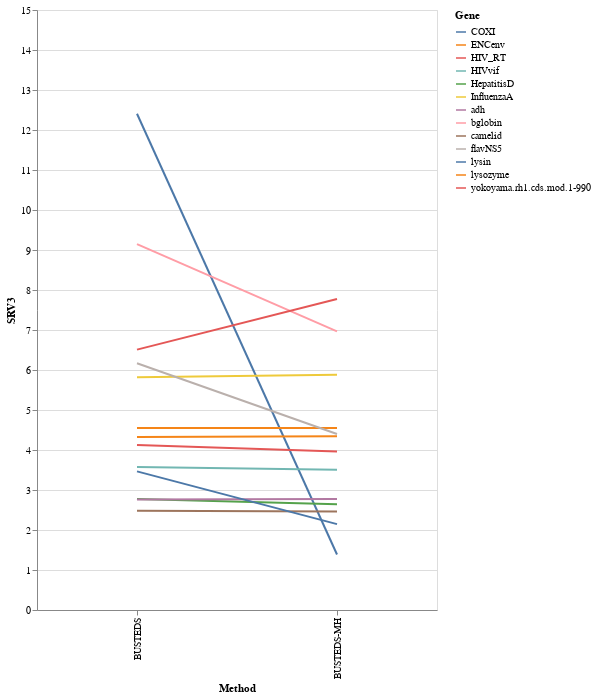

Write notebook code for a chart like this one.
### Code cell
alt.Chart(source).mark_line().encode(
    y=alt.Y('SRV3', scale=alt.Scale(domain=[0, 15], clamp=True)),
    x='Method',
    color='Gene'
).properties(
    width=400, 
    height=600)

### Figure 1 — Vega-Lite specification as saved in the notebook (floating-point values rounded to 4 significant figures)
{"config": {"view": {"continuousWidth": 400, "continuousHeight": 300}}, "data": {"name": "data-e2b87464ecbac2e7243ed8637c94f4b6"}, "mark": "line", "encoding": {"color": {"field": "Gene", "type": "nominal"}, "x": {"field": "Method", "type": "nominal"}, "y": {"field": "SRV3", "scale": {"clamp": true, "domain": [0, 15]}, "type": "quantitative"}}, "height": 600, "width": 400, "$schema": "https://vega.github.io/schema/vega-lite/v4.17.0.json", "datasets": {"data-e2b87464ecbac2e7243ed8637c94f4b6": [{"Gene": "COXI", "Method": "BUSTEDS", "Sequences": 21, "Codons": 510, "LRT p-value": 0.5, "cAIC": 24290.0, "w1": 0.0, "p1": 0.5308, "w2": 0.01266, "p2": 0.4597, "w3": 1.084, "p3": 0.009435, "SRV1": 0.03371, "SRV_p1": 0.01891, "SRV2": 0.5711, "SRV_p2": 0.944, "SRV3": 12.41, "SRV_p3": 0.0371, "DH_Rate": null, "TH_Rate": null, "TH_Rate_SI": null, "BUSTEDS-MH_num_ER_Sites": null, "BUSTEDS-MH_ER_Sites": null, "pctchg_w3": null, "pctchg_p3": null, "w3_impact": 1.175, "ΔcAIC": 22.39, "RelativeSupport": 1.377e-05, "BUSTEDS_num_ER_Sites": 0.0, "BUSTEDS_ER_Sites": null, "ER_Sites_Intersection": null, "num_ER_Sites_Intersection": null, "log10(w3)": 0.03511}, {"Gene": "COXI", "Method": "BUSTEDS-MH", "Sequences": 21, "Codons": 510, "LRT p-value": 0.5, "cAIC": 24310.0, "w1": 0.0, "p1": 0.9419, "w2": 0.2739, "p2": 0.05808, "w3": 1.002, "p3": 0.0, "SRV1": 0.0, "SRV_p1": 0.006622, "SRV2": 0.5818, "SRV_p2": 0.469, "SRV3": 1.387, "SRV_p3": 0.5244, "DH_Rate": 0.0, "TH_Rate": 0.0, "TH_Rate_SI": 7.003, "BUSTEDS-MH_num_ER_Sites": null, "BUSTEDS-MH_ER_Sites": null, "pctchg_w3": 92.38, "pctchg_p3": 0.0, "w3_impact": 1.003, "ΔcAIC": null, "RelativeSupport": null, "BUSTEDS_num_ER_Sites": null, "BUSTEDS_ER_Sites": null, "ER_Sites_Intersection": null, "num_ER_Sites_Intersection": null, "log10(w3)": 0.0006777}, {"Gene": "ENCenv", "Method": "BUSTEDS", "Sequences": 23, "Codons": 500, "LRT p-value": 0.5, "cAIC": 13700.0, "w1": 0.05024, "p1": 1.0, "w2": 0.1152, "p2": 0.0, "w3": 1.177, "p3": 0.0, "SRV1": 0.3943, "SRV_p1": 0.2942, "SRV2": 1.126, "SRV_p2": 0.6797, "SRV3": 4.547, "SRV_p3": 0.02617, "DH_Rate": null, "TH_Rate": null, "TH_Rate_SI": null, "BUSTEDS-MH_num_ER_Sites": null, "BUSTEDS-MH_ER_Sites": null, "pctchg_w3": null, "pctchg_p3": null, "w3_impact": 1.385, "ΔcAIC": 6.063, "RelativeSupport": 0.04824, "BUSTEDS_num_ER_Sites": null, "BUSTEDS_ER_Sites": null, "ER_Sites_Intersection": null, "num_ER_Sites_Intersection": null, "log10(w3)": 0.07069}, {"Gene": "ENCenv", "Method": "BUSTEDS-MH", "Sequences": 23, "Codons": 500, "LRT p-value": 0.5, "cAIC": 13710.0, "w1": 0.03853, "p1": 0.4648, "w2": 0.05994, "p2": 0.5352, "w3": 1.026, "p3": 0.0, "SRV1": 0.4043, "SRV_p1": 0.3049, "SRV2": 1.133, "SRV_p2": 0.669, "SRV3": 4.548, "SRV_p3": 0.02604, "DH_Rate": 0.01205, "TH_Rate": 0.0, "TH_Rate_SI": 0.0, "BUSTEDS-MH_num_ER_Sites": null, "BUSTEDS-MH_ER_Sites": null, "pctchg_w3": 87.2, "pctchg_p3": null, "w3_impact": 1.053, "ΔcAIC": null, "RelativeSupport": null, "BUSTEDS_num_ER_Sites": null, "BUSTEDS_ER_Sites": null, "ER_Sites_Intersection": null, "num_ER_Sites_Intersection": null, "log10(w3)": 0.01119}, {"Gene": "HIV_RT", "Method": "BUSTEDS", "Sequences": 476, "Codons": 335, "LRT p-value": 7.175e-11, "cAIC": 52050.0, "w1": 0.0, "p1": 0.01037, "w2": 0.1524, "p2": 0.9886, "w3": 48.96, "p3": 0.001009, "SRV1": 0.4016, "SRV_p1": 0.5144, "SRV2": 1.206, "SRV_p2": 0.4144, "SRV3": 4.122, "SRV_p3": 0.07123, "DH_Rate": null, "TH_Rate": null, "TH_Rate_SI": null, "BUSTEDS-MH_num_ER_Sites": null, "BUSTEDS-MH_ER_Sites": null, "pctchg_w3": null, "pctchg_p3": null, "w3_impact": 2397.0, "ΔcAIC": null, "RelativeSupport": null, "BUSTEDS_num_ER_Sites": 22.0, "BUSTEDS_ER_Sites": "36|39|48|64|65|69|72|75|103|104|122|138|151|162|163|181|188|207|215|219|228|245", "ER_Sites_Intersection": "151|162|228|75|69|215|245|64|48|122|188|181", "num_ER_Sites_Intersection": 12.0, "log10(w3)": 1.69}, {"Gene": "HIV_RT", "Method": "BUSTEDS-MH", "Sequences": 476, "Codons": 335, "LRT p-value": 0.001319, "cAIC": 52040.0, "w1": 0.0, "p1": 0.006741, "w2": 0.1509, "p2": 0.9925, "w3": 43.37, "p3": 0.0007121, "SRV1": 0.3996, "SRV_p1": 0.5083, "SRV2": 1.191, "SRV_p2": 0.4155, "SRV3": 3.963, "SRV_p3": 0.07619, "DH_Rate": 0.0409, "TH_Rate": 0.0, "TH_Rate_SI": 0.0, "BUSTEDS-MH_num_ER_Sites": 12.0, "BUSTEDS-MH_ER_Sites": "48|64|69|75|122|151|162|181|188|215|228|245", "pctchg_w3": 88.57, "pctchg_p3": 70.6, "w3_impact": 1881.0, "ΔcAIC": 11.34, "RelativeSupport": 0.003441, "BUSTEDS_num_ER_Sites": null, "BUSTEDS_ER_Sites": null, "ER_Sites_Intersection": null, "num_ER_Sites_Intersection": null, "log10(w3)": 1.637}, {"Gene": "HIVvif", "Method": "BUSTEDS", "Sequences": 29, "Codons": 192, "LRT p-value": 0.02271, "cAIC": 6912.0, "w1": 0.0, "p1": 0.0496, "w2": 0.7591, "p2": 0.9499, "w3": 1802.0, "p3": 0.0004804, "SRV1": 0.2947, "SRV_p1": 0.5444, "SRV2": 1.159, "SRV_p2": 0.3266, "SRV3": 3.573, "SRV_p3": 0.129, "DH_Rate": null, "TH_Rate": null, "TH_Rate_SI": null, "BUSTEDS-MH_num_ER_Sites": null, "BUSTEDS-MH_ER_Sites": null, "pctchg_w3": null, "pctchg_p3": null, "w3_impact": 3248000.0, "ΔcAIC": 1.442, "RelativeSupport": 0.4862, "BUSTEDS_num_ER_Sites": 1.0, "BUSTEDS_ER_Sites": "6", "ER_Sites_Intersection": null, "num_ER_Sites_Intersection": null, "log10(w3)": 3.256}, {"Gene": "HIVvif", "Method": "BUSTEDS-MH", "Sequences": 29, "Codons": 192, "LRT p-value": 0.5, "cAIC": 6913.0, "w1": 0.5982, "p1": 3.782e-06, "w2": 0.6103, "p2": 0.7144, "w3": 1.0, "p3": 0.2856, "SRV1": 0.299, "SRV_p1": 0.5423, "SRV2": 1.154, "SRV_p2": 0.3262, "SRV3": 3.509, "SRV_p3": 0.1315, "DH_Rate": 0.00139, "TH_Rate": 0.1625, "TH_Rate_SI": 0.0, "BUSTEDS-MH_num_ER_Sites": null, "BUSTEDS-MH_ER_Sites": null, "pctchg_w3": 0.05549, "pctchg_p3": 59450.0, "w3_impact": 1.0, "ΔcAIC": null, "RelativeSupport": null, "BUSTEDS_num_ER_Sites": null, "BUSTEDS_ER_Sites": null, "ER_Sites_Intersection": null, "num_ER_Sites_Intersection": null, "log10(w3)": 0.0}, {"Gene": "HepatitisD", "Method": "BUSTEDS", "Sequences": 33, "Codons": 196, "LRT p-value": 1.119e-08, "cAIC": 10420.0, "w1": 0.0, "p1": 0.5131, "w2": 0.6689, "p2": 0.4678, "w3": 16.59, "p3": 0.01911, "SRV1": 0.03511, "SRV_p1": 0.2093, "SRV2": 0.7586, "SRV_p2": 0.5962, "SRV3": 2.778, "SRV_p3": 0.1946, "DH_Rate": null, "TH_Rate": null, "TH_Rate_SI": null, "BUSTEDS-MH_num_ER_Sites": null, "BUSTEDS-MH_ER_Sites": null, "pctchg_w3": null, "pctchg_p3": null, "w3_impact": 275.2, "ΔcAIC": null, "RelativeSupport": null, "BUSTEDS_num_ER_Sites": 23.0, "BUSTEDS_ER_Sites": "6|9|13|17|24|28|31|35|38|75|85|90|117|122|140|142|145|150|159|160|173|181|183", "ER_Sites_Intersection": null, "num_ER_Sites_Intersection": 0.0, "log10(w3)": 1.22}, {"Gene": "HepatitisD", "Method": "BUSTEDS-MH", "Sequences": 33, "Codons": 196, "LRT p-value": 0.5, "cAIC": 10420.0, "w1": 0.0, "p1": 0.1507, "w2": 0.07481, "p2": 0.5464, "w3": 1.242, "p3": 0.3029, "SRV1": 0.06781, "SRV_p1": 0.2386, "SRV2": 0.8161, "SRV_p2": 0.5629, "SRV3": 2.642, "SRV_p3": 0.1985, "DH_Rate": 0.2313, "TH_Rate": 0.0, "TH_Rate_SI": 0.0, "BUSTEDS-MH_num_ER_Sites": 0.0, "BUSTEDS-MH_ER_Sites": null, "pctchg_w3": 7.486, "pctchg_p3": 1585.0, "w3_impact": 1.542, "ΔcAIC": 0.4929, "RelativeSupport": 0.7816, "BUSTEDS_num_ER_Sites": null, "BUSTEDS_ER_Sites": null, "ER_Sites_Intersection": null, "num_ER_Sites_Intersection": null, "log10(w3)": 0.09401}, {"Gene": "InfluenzaA", "Method": "BUSTEDS", "Sequences": 349, "Codons": 329, "LRT p-value": 0.1047, "cAIC": 23240.0, "w1": 0.0, "p1": 0.02648, "w2": 0.0, "p2": 0.6842, "w3": 1.581, "p3": 0.2894, "SRV1": 0.4267, "SRV_p1": 0.6566, "SRV2": 1.692, "SRV_p2": 0.3098, "SRV3": 5.822, "SRV_p3": 0.03359, "DH_Rate": null, "TH_Rate": null, "TH_Rate_SI": null, "BUSTEDS-MH_num_ER_Sites": null, "BUSTEDS-MH_ER_Sites": null, "pctchg_w3": null, "pctchg_p3": null, "w3_impact": 2.498, "ΔcAIC": null, "RelativeSupport": null, "BUSTEDS_num_ER_Sites": 31.0, "BUSTEDS_ER_Sites": "50|80|121|128|133|135|137|138|142|145|156|157|159|163|172|182|186|190|193|194|196|198|201|214|219|226|229|275|276|310|312", "ER_Sites_Intersection": null, "num_ER_Sites_Intersection": null, "log10(w3)": 0.1988}, {"Gene": "InfluenzaA", "Method": "BUSTEDS-MH", "Sequences": 349, "Codons": 329, "LRT p-value": 0.5, "cAIC": 23230.0, "w1": 0.372, "p1": 0.0, "w2": 0.4398, "p2": 1.0, "w3": 1.002, "p3": 0.0, "SRV1": 0.4251, "SRV_p1": 0.6487, "SRV2": 1.674, "SRV_p2": 0.3189, "SRV3": 5.884, "SRV_p3": 0.03236, "DH_Rate": 0.0628, "TH_Rate": 0.01489, "TH_Rate_SI": 0.0, "BUSTEDS-MH_num_ER_Sites": null, "BUSTEDS-MH_ER_Sites": null, "pctchg_w3": 63.42, "pctchg_p3": 0.0, "w3_impact": 1.005, "ΔcAIC": 12.3, "RelativeSupport": 0.002134, "BUSTEDS_num_ER_Sites": null, "BUSTEDS_ER_Sites": null, "ER_Sites_Intersection": null, "num_ER_Sites_Intersection": null, "log10(w3)": 0.001011}, {"Gene": "adh", "Method": "BUSTEDS", "Sequences": 23, "Codons": 254, "LRT p-value": 0.001639, "cAIC": 9354.0, "w1": 0.02766, "p1": 0.7697, "w2": 0.0794, "p2": 0.2065, "w3": 4.355, "p3": 0.02388, "SRV1": 0.6442, "SRV_p1": 0.6779, "SRV2": 1.48, "SRV_p2": 0.2547, "SRV3": 2.766, "SRV_p3": 0.06735, "DH_Rate": null, "TH_Rate": null, "TH_Rate_SI": null, "BUSTEDS-MH_num_ER_Sites": null, "BUSTEDS-MH_ER_Sites": null, "pctchg_w3": null, "pctchg_p3": null, "w3_impact": 18.97, "ΔcAIC": 5.25, "RelativeSupport": 0.07244, "BUSTEDS_num_ER_Sites": 18.0, "BUSTEDS_ER_Sites": "4|6|35|39|46|49|69|133|134|163|165|166|170|187|197|216|227|253", "ER_Sites_Intersection": "49|134|163|166|39|216|227|69|35|165|6|197|133|253|170", "num_ER_Sites_Intersection": 15.0, "log10(w3)": 0.639}, {"Gene": "adh", "Method": "BUSTEDS-MH", "Sequences": 23, "Codons": 254, "LRT p-value": 0.01952, "cAIC": 9359.0, "w1": 0.01298, "p1": 0.117, "w2": 0.04161, "p2": 0.858, "w3": 3.919, "p3": 0.02495, "SRV1": 0.6414, "SRV_p1": 0.6665, "SRV2": 1.386, "SRV_p2": 0.2541, "SRV3": 2.773, "SRV_p3": 0.07944, "DH_Rate": 0.0, "TH_Rate": 0.03292, "TH_Rate_SI": 3.363, "BUSTEDS-MH_num_ER_Sites": 15.0, "BUSTEDS-MH_ER_Sites": "6|35|39|49|69|133|134|163|165|166|170|197|216|227|253", "pctchg_w3": 89.98, "pctchg_p3": 104.5, "w3_impact": 15.36, "ΔcAIC": null, "RelativeSupport": null, "BUSTEDS_num_ER_Sites": null, "BUSTEDS_ER_Sites": null, "ER_Sites_Intersection": null, "num_ER_Sites_Intersection": null, "log10(w3)": 0.5932}, {"Gene": "bglobin", "Method": "BUSTEDS", "Sequences": 17, "Codons": 144, "LRT p-value": 1.183e-05, "cAIC": 7416.0, "w1": 0.01087, "p1": 0.6057, "w2": 0.2644, "p2": 0.3567, "w3": 8.764, "p3": 0.03752, "SRV1": 0.3513, "SRV_p1": 0.4387, "SRV2": 1.062, "SRV_p2": 0.5304, "SRV3": 9.148, "SRV_p3": 0.03087, "DH_Rate": null, "TH_Rate": null, "TH_Rate_SI": null, "BUSTEDS-MH_num_ER_Sites": null, "BUSTEDS-MH_ER_Sites": null, "pctchg_w3": null, "pctchg_p3": null, "w3_impact": 76.81, "ΔcAIC": null, "RelativeSupport": null, "BUSTEDS_num_ER_Sites": 20.0, "BUSTEDS_ER_Sites": "3|8|10|11|14|21|27|42|48|49|50|54|74|81|110|114|116|124|128|133", "ER_Sites_Intersection": "10|116|54|42|74|50|48|110|133|124|11", "num_ER_Sites_Intersection": 11.0, "log10(w3)": 0.9427}, {"Gene": "bglobin", "Method": "BUSTEDS-MH", "Sequences": 17, "Codons": 144, "LRT p-value": 0.002279, "cAIC": 7385.0, "w1": 0.04344, "p1": 0.8248, "w2": 0.7186, "p2": 0.1568, "w3": 15.59, "p3": 0.01841, "SRV1": 0.3399, "SRV_p1": 0.3681, "SRV2": 1.066, "SRV_p2": 0.5977, "SRV3": 6.964, "SRV_p3": 0.03417, "DH_Rate": 0.0, "TH_Rate": 0.0, "TH_Rate_SI": 261.6, "BUSTEDS-MH_num_ER_Sites": 11.0, "BUSTEDS-MH_ER_Sites": "10|11|42|48|50|54|74|110|116|124|133", "pctchg_w3": 177.9, "pctchg_p3": 49.07, "w3_impact": 243.2, "ΔcAIC": 30.77, "RelativeSupport": 2.081e-07, "BUSTEDS_num_ER_Sites": null, "BUSTEDS_ER_Sites": null, "ER_Sites_Intersection": null, "num_ER_Sites_Intersection": null, "log10(w3)": 1.193}, {"Gene": "camelid", "Method": "BUSTEDS", "Sequences": 212, "Codons": 96, "LRT p-value": 0.0, "cAIC": 33690.0, "w1": 0.0108, "p1": 0.3143, "w2": 1.0, "p2": 0.6655, "w3": 24.63, "p3": 0.02023, "SRV1": 0.2094, "SRV_p1": 0.3105, "SRV2": 0.8146, "SRV_p2": 0.4658, "SRV3": 2.483, "SRV_p3": 0.2238, "DH_Rate": null, "TH_Rate": null, "TH_Rate_SI": null, "BUSTEDS-MH_num_ER_Sites": null, "BUSTEDS-MH_ER_Sites": null, "pctchg_w3": null, "pctchg_p3": null, "w3_impact": 606.7, "ΔcAIC": null, "RelativeSupport": null, "BUSTEDS_num_ER_Sites": 33.0, "BUSTEDS_ER_Sites": "1|10|14|23|24|25|29|30|32|33|35|39|40|41|49|50|51|52|53|54|55|57|58|59|68|71|72|75|77|78|79|80|93", "ER_Sites_Intersection": "33|32|59|29|93|53|14|78|80|54|57|50|51|23|58|1|52|40|25|72", "num_ER_Sites_Intersection": 20.0, "log10(w3)": 1.391}, {"Gene": "camelid", "Method": "BUSTEDS-MH", "Sequences": 212, "Codons": 96, "LRT p-value": 0.004786, "cAIC": 33670.0, "w1": 0.2763, "p1": 0.4707, "w2": 1.0, "p2": 0.4969, "w3": 7.616, "p3": 0.03245, "SRV1": 0.2237, "SRV_p1": 0.3072, "SRV2": 0.8281, "SRV_p2": 0.4739, "SRV3": 2.462, "SRV_p3": 0.2189, "DH_Rate": 0.1589, "TH_Rate": 0.0, "TH_Rate_SI": 0.0, "BUSTEDS-MH_num_ER_Sites": 21.0, "BUSTEDS-MH_ER_Sites": "1|11|14|23|25|29|32|33|40|50|51|52|53|54|57|58|59|72|78|80|93", "pctchg_w3": 30.92, "pctchg_p3": 160.4, "w3_impact": 58.01, "ΔcAIC": 26.64, "RelativeSupport": 1.643e-06, "BUSTEDS_num_ER_Sites": null, "BUSTEDS_ER_Sites": null, "ER_Sites_Intersection": null, "num_ER_Sites_Intersection": null, "log10(w3)": 0.8817}, {"Gene": "flavNS5", "Method": "BUSTEDS", "Sequences": 18, "Codons": 342, "LRT p-value": 0.4822, "cAIC": 18530.0, "w1": 0.00703, "p1": 0.6834, "w2": 0.02204, "p2": 0.2976, "w3": 1.165, "p3": 0.01909, "SRV1": 0.1194, "SRV_p1": 0.1868, "SRV2": 0.5217, "SRV_p2": 0.7153, "SRV3": 6.17, "SRV_p3": 0.09799, "DH_Rate": null, "TH_Rate": null, "TH_Rate_SI": null, "BUSTEDS-MH_num_ER_Sites": null, "BUSTEDS-MH_ER_Sites": null, "pctchg_w3": null, "pctchg_p3": null, "w3_impact": 1.358, "ΔcAIC": null, "RelativeSupport": null, "BUSTEDS_num_ER_Sites": 0.0, "BUSTEDS_ER_Sites": null, "ER_Sites_Intersection": null, "num_ER_Sites_Intersection": null, "log10(w3)": 0.06646}, {"Gene": "flavNS5", "Method": "BUSTEDS-MH", "Sequences": 18, "Codons": 342, "LRT p-value": 0.5, "cAIC": 18490.0, "w1": 0.01589, "p1": 0.381, "w2": 0.01616, "p2": 0.619, "w3": 1.186, "p3": 0.0, "SRV1": 0.2098, "SRV_p1": 0.2145, "SRV2": 0.6262, "SRV_p2": 0.6627, "SRV3": 4.398, "SRV_p3": 0.1228, "DH_Rate": 0.361, "TH_Rate": 0.9119, "TH_Rate_SI": 2.404, "BUSTEDS-MH_num_ER_Sites": null, "BUSTEDS-MH_ER_Sites": null, "pctchg_w3": 101.7, "pctchg_p3": 0.0, "w3_impact": 1.406, "ΔcAIC": 42.0, "RelativeSupport": 7.57e-10, "BUSTEDS_num_ER_Sites": null, "BUSTEDS_ER_Sites": null, "ER_Sites_Intersection": null, "num_ER_Sites_Intersection": null, "log10(w3)": 0.07392}, {"Gene": "lysin", "Method": "BUSTEDS", "Sequences": 25, "Codons": 134, "LRT p-value": 0.0, "cAIC": 8765.0, "w1": 0.4855, "p1": 0.8911, "w2": 1.0, "p2": 0.01691, "w3": 15.83, "p3": 0.09196, "SRV1": 0.1685, "SRV_p1": 0.3653, "SRV2": 1.122, "SRV_p2": 0.5382, "SRV3": 3.466, "SRV_p3": 0.09649, "DH_Rate": null, "TH_Rate": null, "TH_Rate_SI": null, "BUSTEDS-MH_num_ER_Sites": null, "BUSTEDS-MH_ER_Sites": null, "pctchg_w3": null, "pctchg_p3": null, "w3_impact": 250.7, "ΔcAIC": 9.082, "RelativeSupport": 0.01066, "BUSTEDS_num_ER_Sites": 43.0, "BUSTEDS_ER_Sites": "3|4|6|7|10|12|14|15|16|27|30|32|36|37|41|44|45|63|64|66|67|68|70|74|75|82|83|87|106|107|108|109|113|114|115|116|119|123|125|126|127|130|132", "ER_Sites_Intersection": "70|132|45|36|127|32|113|7|12|106|123|37|14|10|67|41|6|44|126|87|116|115|4|75|83|74|107|64|68|119", "num_ER_Sites_Intersection": 30.0, "log10(w3)": 1.2}, {"Gene": "lysin", "Method": "BUSTEDS-MH", "Sequences": 25, "Codons": 134, "LRT p-value": 4.083e-05, "cAIC": 8775.0, "w1": 0.0, "p1": 0.5648, "w2": 0.0, "p2": 0.03831, "w3": 3.098, "p3": 0.3968, "SRV1": 0.1988, "SRV_p1": 0.3625, "SRV2": 1.124, "SRV_p2": 0.4309, "SRV3": 2.148, "SRV_p3": 0.2066, "DH_Rate": 0.155, "TH_Rate": 0.02457, "TH_Rate_SI": 0.0, "BUSTEDS-MH_num_ER_Sites": 41.0, "BUSTEDS-MH_ER_Sites": "4|6|7|9|10|11|12|14|32|33|36|37|40|41|44|45|47|64|67|68|70|74|75|79|83|86|87|99|100|106|107|113|115|116|119|120|123|126|127|131|132", "pctchg_w3": 19.56, "pctchg_p3": 431.5, "w3_impact": 9.595, "ΔcAIC": null, "RelativeSupport": null, "BUSTEDS_num_ER_Sites": null, "BUSTEDS_ER_Sites": null, "ER_Sites_Intersection": null, "num_ER_Sites_Intersection": null, "log10(w3)": 0.491}, {"Gene": "lysozyme", "Method": "BUSTEDS", "Sequences": 19, "Codons": 130, "LRT p-value": 0.5, "cAIC": 2146.0, "w1": 0.4541, "p1": 1.0, "w2": 0.926, "p2": 0.0, "w3": 3.748, "p3": 0.0, "SRV1": 0.0, "SRV_p1": 0.4533, "SRV2": 1.309, "SRV_p2": 0.4523, "SRV3": 4.323, "SRV_p3": 0.09432, "DH_Rate": null, "TH_Rate": null, "TH_Rate_SI": null, "BUSTEDS-MH_num_ER_Sites": null, "BUSTEDS-MH_ER_Sites": null, "pctchg_w3": null, "pctchg_p3": null, "w3_impact": 14.05, "ΔcAIC": 6.283, "RelativeSupport": 0.04322, "BUSTEDS_num_ER_Sites": null, "BUSTEDS_ER_Sites": null, "ER_Sites_Intersection": null, "num_ER_Sites_Intersection": null, "log10(w3)": 0.5738}, {"Gene": "lysozyme", "Method": "BUSTEDS-MH", "Sequences": 19, "Codons": 130, "LRT p-value": 0.5, "cAIC": 2152.0, "w1": 0.0, "p1": 0.0147, "w2": 0.4528, "p2": 0.9673, "w3": 1.0, "p3": 0.01804, "SRV1": 0.0, "SRV_p1": 0.4535, "SRV2": 1.314, "SRV_p2": 0.4534, "SRV3": 4.346, "SRV_p3": 0.09305, "DH_Rate": 0.0, "TH_Rate": 0.0, "TH_Rate_SI": 0.0, "BUSTEDS-MH_num_ER_Sites": null, "BUSTEDS-MH_ER_Sites": null, "pctchg_w3": 26.68, "pctchg_p3": null, "w3_impact": 1.0, "ΔcAIC": null, "RelativeSupport": null, "BUSTEDS_num_ER_Sites": null, "BUSTEDS_ER_Sites": null, "ER_Sites_Intersection": null, "num_ER_Sites_Intersection": null, "log10(w3)": 0.0}, {"Gene": "yokoyama.rh1.cds.mod.1-990", "Method": "BUSTEDS", "Sequences": 38, "Codons": 330, "LRT p-value": 1.1e-06, "cAIC": 25920.0, "w1": 0.0, "p1": 0.6222, "w2": 0.1451, "p2": 0.3659, "w3": 7.037, "p3": 0.01182, "SRV1": 0.3801, "SRV_p1": 0.593, "SRV2": 1.119, "SRV_p2": 0.3478, "SRV3": 6.51, "SRV_p3": 0.05923, "DH_Rate": null, "TH_Rate": null, "TH_Rate_SI": null, "BUSTEDS-MH_num_ER_Sites": null, "BUSTEDS-MH_ER_Sites": null, "pctchg_w3": null, "pctchg_p3": null, "w3_impact": 49.53, "ΔcAIC": null, "RelativeSupport": null, "BUSTEDS_num_ER_Sites": 29.0, "BUSTEDS_ER_Sites": "13|14|16|19|35|36|42|46|93|96|107|108|122|144|149|160|163|195|196|213|214|236|260|271|273|277|281|282|297", "ER_Sites_Intersection": "14|277", "num_ER_Sites_Intersection": 2.0, "log10(w3)": 0.8474}, {"Gene": "yokoyama.rh1.cds.mod.1-990", "Method": "BUSTEDS-MH", "Sequences": 38, "Codons": 330, "LRT p-value": 0.1024, "cAIC": 25900.0, "w1": 0.0, "p1": 0.5717, "w2": 0.1339, "p2": 0.4209, "w3": 4.837, "p3": 0.007421, "SRV1": 0.4227, "SRV_p1": 0.6293, "SRV2": 1.291, "SRV_p2": 0.3313, "SRV3": 7.773, "SRV_p3": 0.0394, "DH_Rate": 0.2331, "TH_Rate": 0.2865, "TH_Rate_SI": 11.47, "BUSTEDS-MH_num_ER_Sites": 2.0, "BUSTEDS-MH_ER_Sites": "14|277", "pctchg_w3": 68.73, "pctchg_p3": 62.77, "w3_impact": 23.4, "ΔcAIC": 28.46, "RelativeSupport": 6.601e-07, "BUSTEDS_num_ER_Sites": null, "BUSTEDS_ER_Sites": null, "ER_Sites_Intersection": null, "num_ER_Sites_Intersection": null, "log10(w3)": 0.6846}]}}
